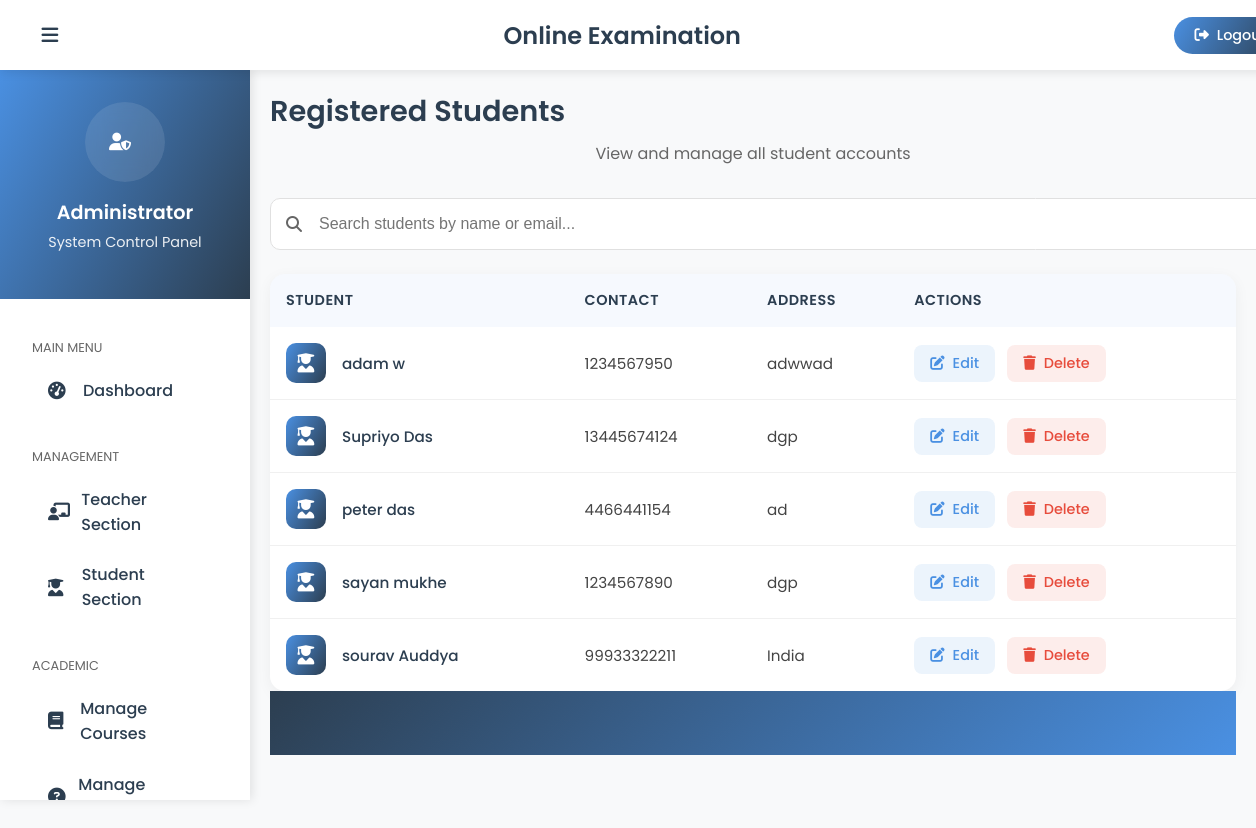
/admin-view-student (signed in), run on the app's committed database.
### student/models.py (models this page shows, shortened)
class Student(models.Model):
    user=models.OneToOneField(User,on_delete=models.CASCADE)  # Links to Django's built-in User model
    profile_pic= models.ImageField(upload_to='profile_pic/Student/',null=True,blank=True)  # Stores student's profile picture
    address = models.CharField(max_length=40)
    mobile = models.CharField(max_length=20,null=False)
    @property
    def get_name(self):
        return self.user.first_name+" "+self.user.last_name  # Returns student's full name

### exam/views.py (the view)
# urls.py: path('admin-view-student', views.admin_view_student_view,name='admin-view-student'),
@login_required(login_url='adminlogin')
def admin_view_student_view(request):
    students= student_models.Student.objects.all()
    return render(request,'exam/admin_view_student.html',{'students':students})

### templates/exam/admin_view_student.html (shortened to what this page needs)
{% extends 'exam/adminbase.html' %}
{% block content %}
<div class="page-header">
  <h1 class="page-title">Registered Students</h1>
  <p class="page-subtitle">View and manage all student accounts</p>
</div>
<div class="search-bar">
  <i class="fas fa-search search-icon"></i>
  <input type="text" class="search-input" placeholder="Search students by name or email..." id="studentSearch">
</div>
<div class="student-list">
  <table>
    <thead>
      <tr>
        <th>Student</th>
        <th>Contact</th>
        <th>Address</th>
        <th>Actions</th>
      </tr>
    </thead>
    <tbody>
      {% if students %}
        {% for t in students %}
        <tr>
          <td>
            <div class="student-info">
              <div class="student-avatar">
                <i class="fas fa-user-graduate"></i>
              </div>
              <div>
                <h4 class="student-name">{{t.get_name}}</h4>
              </div>
            </div>
          </td>
          <td>{{t.mobile}}</td>
          <td>{{t.address}}</td>
          <td class="action-cell">
            <a href="{% url 'update-student' t.id %}" class="action-btn btn-edit">
              <i class="fas fa-edit"></i>
              Edit
            </a>
            <a href="{% url 'delete-student' t.id %}" class="action-btn btn-delete" onclick="return confirm('Are you sure you want to delete this student?')">
              <i class="fas fa-trash"></i>
              Delete
            </a>
          </td>
        </tr>
        {% endfor %}
      {% endif %}
    </tbody>
  </table>
</div>
{% endblock content %}

### templates/exam/adminbase.html (style rules this page uses)
:root { --primary-color: #4a90e2; --primary-rgb: 74, 144, 226; --secondary-color: #2c3e50; --accent-color: #e74c3c; --success-color: #2ecc71; --warning-color: #f1c40f; --text-color: #333; --light-bg: #f8f9fa; }
body { margin: 0; padding: 0; font-family: 'Poppins', sans-serif; background-color: var(--light-bg); }

### templates/exam/admin_view_student.html (style rules this page uses)
.student-list { background: white; border-radius: 15px; box-shadow: 0 4px 15px rgba(0, 0, 0, 0.05); overflow: hidden; }
.page-header { margin-bottom: 2rem; }
.page-title { font-size: 1.8rem; font-weight: 600; color: var(--secondary-color); margin: 0 0 0.5rem; }
.page-subtitle { font-size: 1rem; color: #666; margin: 0; }
.search-bar { margin-bottom: 1.5rem; position: relative; }
.search-input { width: 100%; padding: 1rem 1rem 1rem 3rem; border: 1px solid #e0e0e0; border-radius: 10px; font-size: 1rem; transition: all 0.3s ease; }
.search-icon { position: absolute; left: 1rem; top: 50%; transform: translateY(-50%); color: #666; }
table { width: 100%; border-collapse: separate; border-spacing: 0; }
th { background: rgba(var(--primary-rgb), 0.05); color: var(--secondary-color); font-weight: 600; text-align: left; padding: 1rem; font-size: 0.9rem; text-transform: uppercase; letter-spacing: 0.5px; }
td { padding: 1rem; border-bottom: 1px solid #f0f0f0; color: #444; font-size: 0.95rem; }
tr:last-child td { border-bottom: none; }
.student-info { display: flex; align-items: center; gap: 1rem; }
.student-avatar { width: 40px; height: 40px; border-radius: 10px; background: linear-gradient(120deg, var(--primary-color), var(--secondary-color)); display: flex; align-items: center; justify-content: center; color: white; font-size: 1.2rem; }
.student-name { font-weight: 500; color: var(--secondary-color); margin: 0; }
.action-btn { padding: 0.5rem 1rem; border-radius: 8px; font-size: 0.9rem; font-weight: 500; text-decoration: none; transition: all 0.3s ease; display: inline-flex; align-items: center; gap: 0.5rem; margin-right: 0.5rem; }
.btn-edit { background: rgba(var(--primary-rgb), 0.1); color: var(--primary-color); }
.btn-delete { background: rgba(231, 76, 60, 0.1); color: #e74c3c; }
.action-cell { white-space: nowrap; }

### templates/exam/footer.html (style rules this page uses)
p { text-align: center; }

### data on the page
Student: get_name "adam w", mobile "1234567950", address "adwwad"
Student: get_name "Supriyo Das", mobile "13445674124", address "dgp"
Student: get_name "peter das", mobile "4466441154", address "ad"
Student: get_name "sayan mukhe", mobile "1234567890", address "dgp"
Student: get_name "sourav Auddya", mobile "99933322211", address "India"
